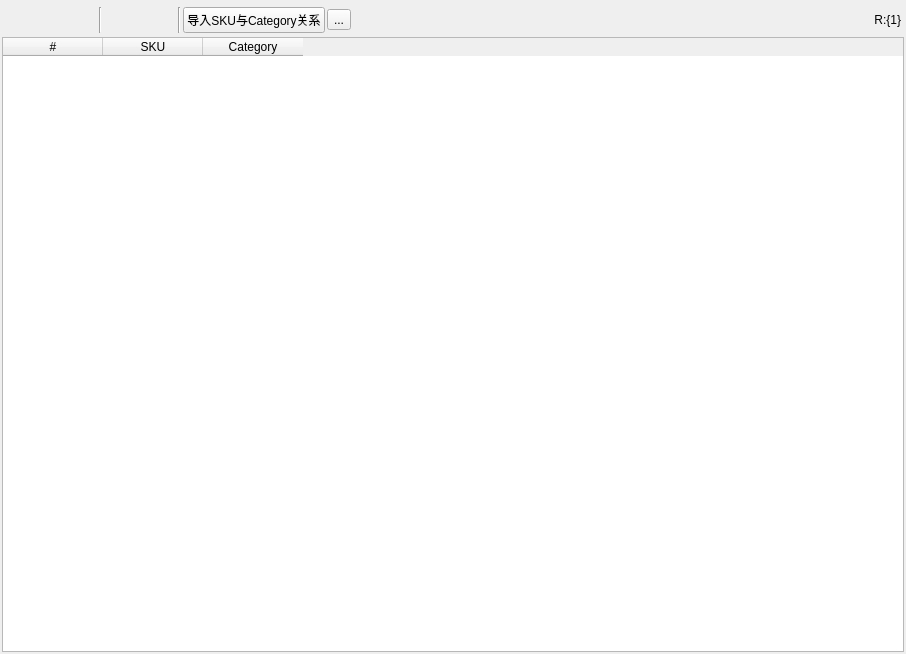
<?xml version="1.0" encoding="UTF-8"?>
<ui version="4.0">
 <class>ProductAsinNewaimCategoryForm</class>
 <widget class="QWidget" name="ProductAsinNewaimCategoryForm">
  <property name="geometry">
   <rect>
    <x>0</x>
    <y>0</y>
    <width>906</width>
    <height>654</height>
   </rect>
  </property>
  <property name="windowTitle">
   <string>Product And Category Relationship(Newaim)</string>
  </property>
  <layout class="QVBoxLayout" name="vlProductAsinNewaimCategoryForm" stretch="0,0">
   <property name="spacing">
    <number>3</number>
   </property>
   <property name="leftMargin">
    <number>2</number>
   </property>
   <property name="topMargin">
    <number>6</number>
   </property>
   <property name="rightMargin">
    <number>2</number>
   </property>
   <property name="bottomMargin">
    <number>2</number>
   </property>
   <item>
    <widget class="QWidget" name="productToolBar" native="true">
     <property name="sizePolicy">
      <sizepolicy hsizetype="Preferred" vsizetype="Preferred">
       <horstretch>0</horstretch>
       <verstretch>0</verstretch>
      </sizepolicy>
     </property>
     <property name="minimumSize">
      <size>
       <width>0</width>
       <height>26</height>
      </size>
     </property>
     <property name="inputMethodHints">
      <set>Qt::ImhNone</set>
     </property>
     <layout class="QHBoxLayout" name="hlReportToolBar" stretch="0,0,0,0,0,0,0,0,0,0,0,0,0">
      <property name="spacing">
       <number>2</number>
      </property>
      <property name="sizeConstraint">
       <enum>QLayout::SetDefaultConstraint</enum>
      </property>
      <property name="leftMargin">
       <number>1</number>
      </property>
      <property name="topMargin">
       <number>1</number>
      </property>
      <property name="rightMargin">
       <number>1</number>
      </property>
      <property name="bottomMargin">
       <number>1</number>
      </property>
      <item>
       <widget class="QToolButton" name="tbRefresh">
        <property name="minimumSize">
         <size>
          <width>22</width>
          <height>22</height>
         </size>
        </property>
        <property name="maximumSize">
         <size>
          <width>22</width>
          <height>22</height>
         </size>
        </property>
        <property name="styleSheet">
         <string notr="true"/>
        </property>
        <property name="text">
         <string/>
        </property>
        <property name="icon">
         <iconset resource="../resource/icons.qrc">
          <normaloff>:/button/images/svg/sync-alt-solid.svg</normaloff>:/button/images/svg/sync-alt-solid.svg</iconset>
        </property>
        <property name="autoRaise">
         <bool>true</bool>
        </property>
       </widget>
      </item>
      <item>
       <widget class="QToolButton" name="tbSelection">
        <property name="minimumSize">
         <size>
          <width>22</width>
          <height>22</height>
         </size>
        </property>
        <property name="maximumSize">
         <size>
          <width>22</width>
          <height>22</height>
         </size>
        </property>
        <property name="text">
         <string/>
        </property>
        <property name="icon">
         <iconset resource="../resource/icons.qrc">
          <normaloff>:/button/images/svg/check-solid.svg</normaloff>:/button/images/svg/check-solid.svg</iconset>
        </property>
        <property name="autoRaise">
         <bool>true</bool>
        </property>
       </widget>
      </item>
      <item>
       <widget class="QToolButton" name="tbUnselection">
        <property name="minimumSize">
         <size>
          <width>22</width>
          <height>22</height>
         </size>
        </property>
        <property name="maximumSize">
         <size>
          <width>22</width>
          <height>22</height>
         </size>
        </property>
        <property name="text">
         <string/>
        </property>
        <property name="icon">
         <iconset resource="../resource/icons.qrc">
          <normaloff>:/button/images/svg/times-solid.svg</normaloff>:/button/images/svg/times-solid.svg</iconset>
        </property>
        <property name="autoRaise">
         <bool>true</bool>
        </property>
       </widget>
      </item>
      <item>
       <widget class="QToolButton" name="tbInvertSelection">
        <property name="minimumSize">
         <size>
          <width>22</width>
          <height>22</height>
         </size>
        </property>
        <property name="maximumSize">
         <size>
          <width>22</width>
          <height>22</height>
         </size>
        </property>
        <property name="text">
         <string/>
        </property>
        <property name="icon">
         <iconset resource="../resource/icons.qrc">
          <normaloff>:/button/images/svg/retweet-solid.svg</normaloff>:/button/images/svg/retweet-solid.svg</iconset>
        </property>
        <property name="autoRaise">
         <bool>true</bool>
        </property>
       </widget>
      </item>
      <item>
       <widget class="Line" name="line_2">
        <property name="orientation">
         <enum>Qt::Vertical</enum>
        </property>
       </widget>
      </item>
      <item>
       <widget class="QToolButton" name="tbSearch">
        <property name="minimumSize">
         <size>
          <width>22</width>
          <height>22</height>
         </size>
        </property>
        <property name="maximumSize">
         <size>
          <width>50</width>
          <height>50</height>
         </size>
        </property>
        <property name="text">
         <string/>
        </property>
        <property name="icon">
         <iconset resource="../resource/icons.qrc">
          <normaloff>:/button/images/svg/search-solid.svg</normaloff>:/button/images/svg/search-solid.svg</iconset>
        </property>
        <property name="autoExclusive">
         <bool>false</bool>
        </property>
        <property name="popupMode">
         <enum>QToolButton::InstantPopup</enum>
        </property>
        <property name="toolButtonStyle">
         <enum>Qt::ToolButtonIconOnly</enum>
        </property>
        <property name="autoRaise">
         <bool>true</bool>
        </property>
        <property name="arrowType">
         <enum>Qt::NoArrow</enum>
        </property>
       </widget>
      </item>
      <item>
       <widget class="QToolButton" name="tbInputCsv">
        <property name="minimumSize">
         <size>
          <width>22</width>
          <height>22</height>
         </size>
        </property>
        <property name="maximumSize">
         <size>
          <width>22</width>
          <height>22</height>
         </size>
        </property>
        <property name="text">
         <string/>
        </property>
        <property name="icon">
         <iconset resource="../resource/icons.qrc">
          <normaloff>:/button/images/svg/file-import-solid.svg</normaloff>:/button/images/svg/file-import-solid.svg</iconset>
        </property>
        <property name="autoRaise">
         <bool>true</bool>
        </property>
       </widget>
      </item>
      <item>
       <widget class="QToolButton" name="tbDelete">
        <property name="minimumSize">
         <size>
          <width>22</width>
          <height>22</height>
         </size>
        </property>
        <property name="maximumSize">
         <size>
          <width>22</width>
          <height>22</height>
         </size>
        </property>
        <property name="text">
         <string/>
        </property>
        <property name="icon">
         <iconset resource="../resource/icons.qrc">
          <normaloff>:/button/images/svg/times-circle-solid.svg</normaloff>:/button/images/svg/times-circle-solid.svg</iconset>
        </property>
        <property name="autoRaise">
         <bool>true</bool>
        </property>
       </widget>
      </item>
      <item>
       <widget class="Line" name="line">
        <property name="orientation">
         <enum>Qt::Vertical</enum>
        </property>
       </widget>
      </item>
      <item>
       <widget class="QPushButton" name="pushButton">
        <property name="text">
         <string>导入SKU与Category关系</string>
        </property>
       </widget>
      </item>
      <item>
       <widget class="QToolButton" name="tbActionLog">
        <property name="text">
         <string>...</string>
        </property>
        <property name="icon">
         <iconset resource="../resource/icons.qrc">
          <normaloff>:/button/images/button/history.png</normaloff>:/button/images/button/history.png</iconset>
        </property>
       </widget>
      </item>
      <item>
       <widget class="QLabel" name="lbPagerInfo">
        <property name="sizePolicy">
         <sizepolicy hsizetype="MinimumExpanding" vsizetype="Preferred">
          <horstretch>0</horstretch>
          <verstretch>0</verstretch>
         </sizepolicy>
        </property>
        <property name="text">
         <string>R:{1}</string>
        </property>
        <property name="alignment">
         <set>Qt::AlignRight|Qt::AlignTrailing|Qt::AlignVCenter</set>
        </property>
       </widget>
      </item>
      <item>
       <widget class="QWidget" name="widget_2" native="true"/>
      </item>
     </layout>
    </widget>
   </item>
   <item>
    <widget class="QTableWidget" name="twProductAsinNewaimCategoryList">
     <property name="editTriggers">
      <set>QAbstractItemView::NoEditTriggers</set>
     </property>
     <property name="selectionMode">
      <enum>QAbstractItemView::MultiSelection</enum>
     </property>
     <property name="selectionBehavior">
      <enum>QAbstractItemView::SelectRows</enum>
     </property>
     <property name="sortingEnabled">
      <bool>true</bool>
     </property>
     <attribute name="horizontalHeaderHighlightSections">
      <bool>false</bool>
     </attribute>
     <column>
      <property name="text">
       <string>#</string>
      </property>
     </column>
     <column>
      <property name="text">
       <string>SKU</string>
      </property>
     </column>
     <column>
      <property name="text">
       <string>Category</string>
      </property>
     </column>
    </widget>
   </item>
  </layout>
 </widget>
 <resources>
  <include location="../resource/icons.qrc"/>
 </resources>
 <connections/>
</ui>
